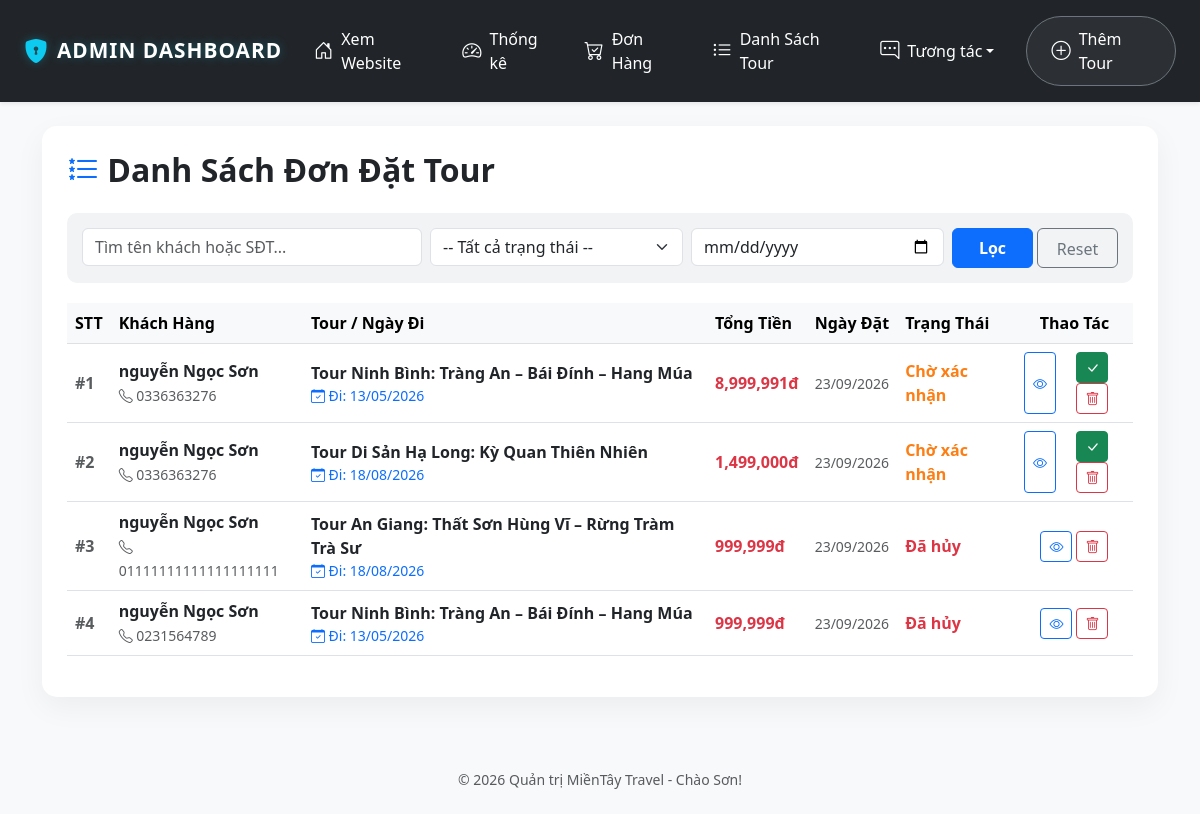
The page /admin_bookings.php (signed in) on the database its author committed.
### tables this page shows
CREATE TABLE `bookings` (
  `BookingID` int(11) NOT NULL,
  `UserID` int(11) DEFAULT NULL,
  `TourID` int(11) DEFAULT NULL,
  `BookingDate` datetime DEFAULT current_timestamp(),
  `Quantity` int(11) DEFAULT NULL,
  `TotalPrice` decimal(18,2) DEFAULT NULL,
  `Status` enum('Chờ xác nhận','Đã duyệt','Đã hủy') DEFAULT 'Chờ xác nhận',
  `PaymentMethod` varchar(50) DEFAULT 'Tiền mặt',
  `PaymentStatus` enum('Chưa thanh toán','Đã thanh toán','Hoàn tiền') DEFAULT 'Chưa thanh toán',
  `DepartureDate` date DEFAULT NULL,
  `CustomerName` varchar(100) DEFAULT NULL,
  `Phone` varchar(20) DEFAULT NULL
);

CREATE TABLE `tours` (
  `TourID` int(11) NOT NULL,
  `TourName` varchar(250) NOT NULL,
  `CategoryID` int(11) DEFAULT NULL,
  `Price` decimal(18,2) NOT NULL,
  `Duration` varchar(50) DEFAULT NULL,
  `ImageURL` varchar(500) DEFAULT NULL,
  `Description` text DEFAULT NULL,
  `DepartureSchedule` varchar(100) DEFAULT NULL,
  `DepartureLocation` varchar(255) DEFAULT NULL,
  `MaxPeople` int(11) DEFAULT 10
);

### admin_bookings.php (the view, shortened to what this page needs)
<?php
include 'db.php';
$search_val = isset($_GET['search']) ? trim($_GET['search']) : '';
$date_val   = $_GET['date'] ?? '';
$filter_sql = "";
$limit = 10;
$page = isset($_GET['page']) ? intval($_GET['page']) : 1;
$offset = ($page - 1) * $limit;
$sql = "SELECT Bookings.*, Tours.TourName, Tours.DepartureLocation
        FROM Bookings
        JOIN Tours ON Bookings.TourID = Tours.TourID
        WHERE 1=1 " . $filter_sql . "
        ORDER BY Bookings.BookingID DESC
        LIMIT $limit OFFSET $offset";
$result = mysqli_query($conn, $sql);
$query_params = $_GET;
unset($query_params['page']);
$query_string = http_build_query($query_params);
?>
<!DOCTYPE html>
<html lang="vi">
<head>
    <link href="https://cdn.jsdelivr.net/npm/bootstrap@5.3.0/dist/css/bootstrap.min.css" rel="stylesheet">
    <link rel="stylesheet" href="https://cdn.jsdelivr.net/npm/bootstrap-icons@1.11.1/font/bootstrap-icons.css">
</head>
<body>
<?php include 'navbar_admin.php'; ?>
<div class="container mt-4">
    <div class="table-container">
        <h2 class="mb-4 fw-bold text-dark"><i class="bi bi-list-stars text-primary"></i> Danh Sách Đơn Đặt Tour</h2>
        <div class="filter-section">
            <form method="GET" action="admin_bookings.php" class="row g-2">
                <div class="col-md-4">
                    <input type="text" name="search" class="form-control" placeholder="Tìm tên khách hoặc SĐT..." value="<?php echo htmlspecialchars($search_val); ?>">
                </div>
                <div class="col-md-3">
                    <select name="status" class="form-select">
                        <option value="">-- Tất cả trạng thái --</option>
                    </select>
                </div>
                <div class="col-md-3">
                    <input type="date" name="date" class="form-control" value="<?php echo htmlspecialchars($date_val); ?>">
                </div>
                <div class="col-md-2 d-flex gap-1">
                    <button type="submit" class="btn btn-primary w-100 fw-bold">Lọc</button>
                    <a href="admin_bookings.php" class="btn btn-outline-secondary w-100 pt-2 text-decoration-none text-center">Reset</a>
                </div>
            </form>
        </div>
        <table class="table table-hover align-middle">
            <thead class="table-light">
                <tr>
                    <th>STT</th>
                    <th>Khách Hàng</th>
                    <th>Tour / Ngày Đi</th>
                    <th>Tổng Tiền</th>
                    <th>Ngày Đặt</th>
                    <th>Trạng Thái</th>
                    <th class="text-center">Thao Tác</th>
                </tr>
            </thead>
            <tbody>
                <?php
                $stt = $offset + 1;
                if (mysqli_num_rows($result) > 0) {
                    while($row = mysqli_fetch_assoc($result)) {
                        $statusClass = 'status-wait';
                        if($row['Status'] == 'Đã hủy') $statusClass = 'status-cancel';
                        ?>
                        <tr>
                            <td class="text-muted fw-bold">#<?php echo $stt++; ?></td>
                            <td>
                                <strong><?php echo htmlspecialchars($row['CustomerName']); ?></strong><br>
                                <small class="text-muted"><i class="bi bi-telephone"></i> <?php echo htmlspecialchars($row['Phone']); ?></small>
                            </td>
                            <td>
                                <strong><?php echo htmlspecialchars($row['TourName']); ?></strong><br>
                                <div class="text-primary small"><i class="bi bi-calendar-check"></i> Đi: <?php echo date('d/m/Y', strtotime($row['DepartureDate'])); ?></div>
                            </td>
                            <td>
                                <div class="text-danger fw-bold"><?php echo number_format($row['TotalPrice']); ?>đ</div>
                            </td>
                            <td class="small text-muted"><?php echo date('d/m/Y', strtotime($row['BookingDate'])); ?></td>
                            <td><span class="<?php echo $statusClass; ?>"><?php echo $row['Status']; ?></span></td>
                            <td class="text-center">
                                <div class="d-flex justify-content-center gap-1">
                                    <button class="btn btn-sm btn-outline-primary view-detail"
                                        data-id="<?php echo $row['BookingID']; ?>"
                                        data-name="<?php echo htmlspecialchars($row['CustomerName']); ?>"
                                        data-phone="<?php echo $row['Phone']; ?>"
                                        data-tour="<?php echo htmlspecialchars($row['TourName']); ?>"
                                        data-date="<?php echo date('d/m/Y', strtotime($row['DepartureDate'])); ?>"
                                        data-qty="<?php echo $row['Quantity']; ?>"
                                        data-price="<?php echo number_format($row['TotalPrice']); ?>đ"
                                        data-method="<?php echo htmlspecialchars($row['PaymentMethod']); ?>"
                                        data-status="<?php echo $row['Status']; ?>"
                                        data-bookingdate="<?php echo date('d/m/Y H:i', strtotime($row['BookingDate'])); ?>">
                                        <i class="bi bi-eye"></i>
                                    </button>
                                    <form method="POST" action="admin_bookings.php?page=<?php echo $page . $query_string; ?>" class="d-inline mb-0">
                                        <?php if($row['Status'] == 'Chờ xác nhận'): ?>
                                            <button type="submit" name="action" value="approve" class="btn btn-sm btn-success" onclick="return confirm('Xác nhận duyệt đơn này?');">
                                                <i class="bi bi-check-lg"></i>
                                            </button>
                                        <?php endif; ?>
                                        <button type="submit" name="action" value="delete" class="btn btn-sm btn-outline-danger" onclick="return confirm('Bạn có chắc chắn muốn xóa vĩnh viễn?');">
                                            <i class="bi bi-trash"></i>
                                        </button>
                                    </form>
                                </div>
                            </td>
                        </tr>
                        <?php
                    }
                } else {
                    echo "<tr><td colspan='7' class='text-center py-5 text-muted fst-italic'>Không có dữ liệu.</td></tr>";
                }
                ?>
            </tbody>
        </table>
    </div>
</div>
<footer class="text-center mt-5 py-4 text-muted small">
    © 2026 Quản trị MiềnTây Travel - Chào Sơn!
</footer>
</body>
</html>

### admin_bookings.php (style rules this page uses)
body { background-color: #f8f9fa; font-family: 'Segoe UI', sans-serif; }
.table-container { background: white; border-radius: 15px; padding: 25px; box-shadow: 0 10px 30px rgba(0,0,0,0.05); }
.status-wait { color: #fd7e14; font-weight: bold; }
.status-cancel { color: #dc3545; font-weight: bold; }
.filter-section { background: #f1f3f5; border-radius: 10px; padding: 15px; margin-bottom: 20px; }

### navbar_admin.php (style rules this page uses)
html { overflow-y: scroll; }

### rows shown on the page
bookings: CustomerName "nguyễn Ngọc Sơn", Phone "0336363276", TourID.TourName "Tour Ninh Bình: Tràng An – Bái Đính – Hang Múa", DepartureDate "13/05/2026", TotalPrice "8,999,991", BookingDate "23/09/2026", Status "Chờ xác nhận"
bookings: CustomerName "nguyễn Ngọc Sơn", Phone "0336363276", TourID.TourName "Tour Di Sản Hạ Long: Kỳ Quan Thiên Nhiên", DepartureDate "18/08/2026", TotalPrice "1,499,000", BookingDate "23/09/2026", Status "Chờ xác nhận"
bookings: CustomerName "nguyễn Ngọc Sơn", Phone "01111111111111111111", TourID.TourName "Tour An Giang: Thất Sơn Hùng Vĩ – Rừng Tràm Trà Sư", DepartureDate "18/08/2026", TotalPrice "999,999", BookingDate "23/09/2026", Status "Đã hủy"
bookings: CustomerName "nguyễn Ngọc Sơn", Phone "0231564789", TourID.TourName "Tour Ninh Bình: Tràng An – Bái Đính – Hang Múa", DepartureDate "13/05/2026", TotalPrice "999,999", BookingDate "23/09/2026", Status "Đã hủy"
